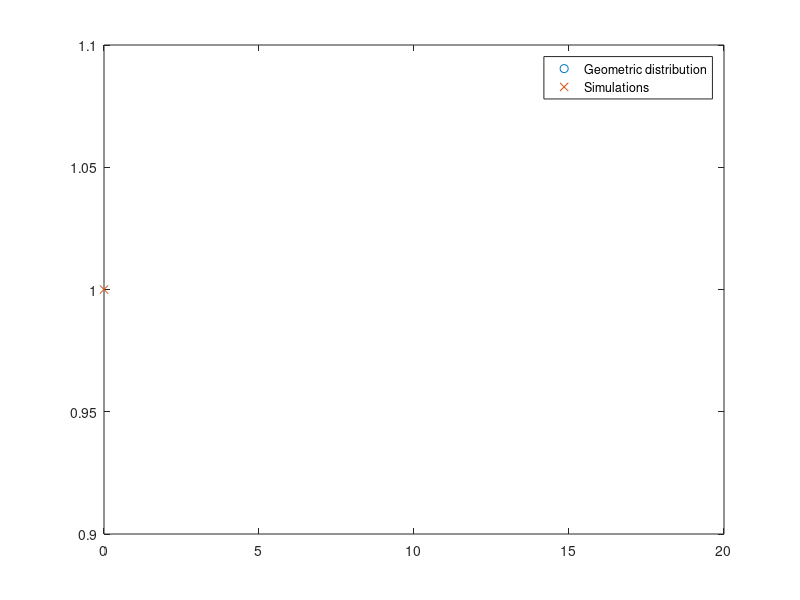

Recreate this plot in MATLAB.
clear ALL
p = input('p in (0, 1) = ');
X=0;
while(X>=p)
    X=X+1;
end

N=input('number of simulations = ');
for i=1:N
    X(i) = 0;
    while(rand>=p)
        X(i)=X(i)+1;
    end
end

U_X = unique(X);
n_X = hist(X, length(U_X));
relative_freq = n_X/N;

k=0:20;
a=geopdf(k, p);
plot(k, a, 'o', U_X, relative_freq, 'x')
legend('Geometric distribution', 'Simulations')
